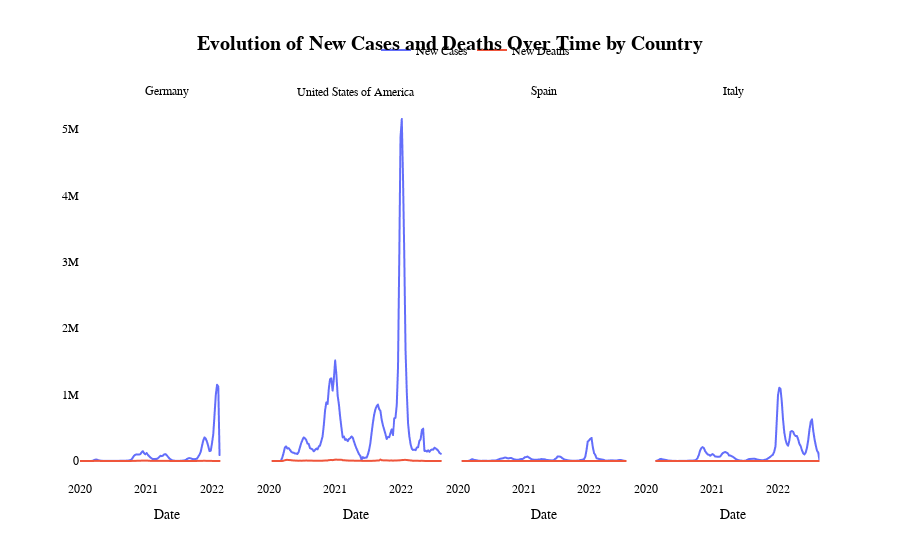

Source (notebook cell):
### Markdown cell above
### **Evolution of New Cases and Deaths Over Time by Country**
To gain deeper insights, we examine the evolution of new COVID-19 cases and deaths by country. Breaking the data down by country allows us to compare the trajectories and identify any significant differences between regions. This analysis helps contextualize how factors such as population size, healthcare infrastructure, and pandemic response might have influenced case and death trends

### Code cell
fig3=px.line(
    macrotable, #data
    x='week_start',
    y=['new_confirmed','new_deceased'],
    title='Evolution of New Cases and Deaths Over Time by Country',
    facet_col='country_name',
    labels={'week_start': 'Date','country_name':'Country' }
)

fig3.for_each_annotation(lambda a: a.update(text=a.text.split('=')[1]))
fig3.for_each_trace(lambda t: t.update(name='New Cases' if t.name == 'new_confirmed' else 'New Deaths'))

fig3.update_layout(
    paper_bgcolor='white',
    plot_bgcolor='white',
    xaxis_title='Date',
    yaxis_title=None,
    legend_title=None,
    font=dict(
        family='Arial',
        size=12,
        color='black'
    ),
    title={
        'font': {
            'size': 20,
            'weight': 'bold'
            },
        'x': 0.5,
    },
    legend=dict(
        orientation="h",
        x=0.4,
        y=1.17)
)
fig3.show()
